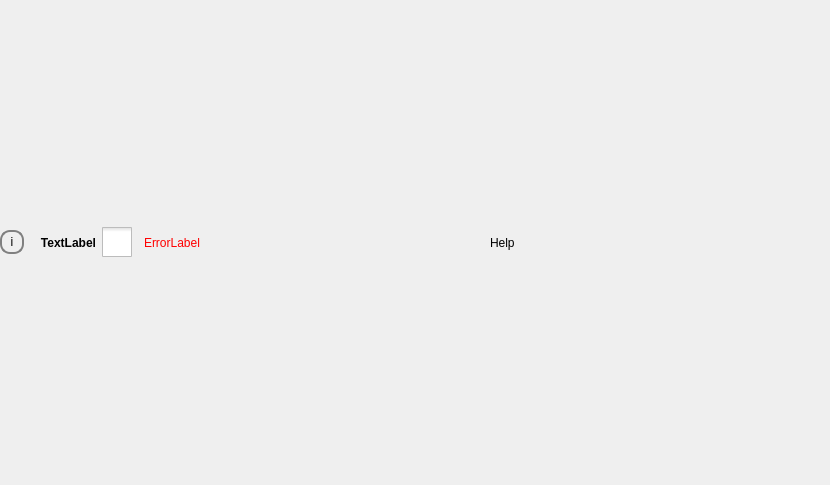
<?xml version="1.0" encoding="UTF-8"?>
<ui version="4.0">
 <class>Form</class>
 <widget class="QWidget" name="Form">
  <property name="geometry">
   <rect>
    <x>0</x>
    <y>0</y>
    <width>830</width>
    <height>485</height>
   </rect>
  </property>
  <property name="maximumSize">
   <size>
    <width>16777215</width>
    <height>16777215</height>
   </size>
  </property>
  <property name="windowTitle">
   <string>Form</string>
  </property>
  <layout class="QGridLayout" name="gridLayout">
   <property name="leftMargin">
    <number>0</number>
   </property>
   <property name="topMargin">
    <number>20</number>
   </property>
   <property name="rightMargin">
    <number>0</number>
   </property>
   <property name="bottomMargin">
    <number>20</number>
   </property>
   <item row="0" column="0">
    <layout class="QHBoxLayout" name="horizontalLayout_3">
     <item>
      <widget class="QPushButton" name="lfbTextFieldDescriptionBtn">
       <property name="sizePolicy">
        <sizepolicy hsizetype="Fixed" vsizetype="Fixed">
         <horstretch>0</horstretch>
         <verstretch>0</verstretch>
        </sizepolicy>
       </property>
       <property name="styleSheet">
        <string notr="true">QPushButton{
	border: 2px solid gray;
	border-radius: 10px;
	width: 20px;
	height: 20px;
	margin-right: 10px;
}</string>
       </property>
       <property name="text">
        <string>i</string>
       </property>
      </widget>
     </item>
     <item>
      <widget class="QLabel" name="lfbTextFieldLabel">
       <property name="sizePolicy">
        <sizepolicy hsizetype="Fixed" vsizetype="Preferred">
         <horstretch>0</horstretch>
         <verstretch>0</verstretch>
        </sizepolicy>
       </property>
       <property name="font">
        <font>
         <weight>75</weight>
         <bold>true</bold>
         <underline>false</underline>
        </font>
       </property>
       <property name="layoutDirection">
        <enum>Qt::LeftToRight</enum>
       </property>
       <property name="text">
        <string>TextLabel</string>
       </property>
       <property name="alignment">
        <set>Qt::AlignRight|Qt::AlignTrailing|Qt::AlignVCenter</set>
       </property>
      </widget>
     </item>
     <item>
      <widget class="QCheckBox" name="lfbCheckBox">
       <property name="sizePolicy">
        <sizepolicy hsizetype="Fixed" vsizetype="Fixed">
         <horstretch>0</horstretch>
         <verstretch>0</verstretch>
        </sizepolicy>
       </property>
       <property name="font">
        <font>
         <pointsize>20</pointsize>
        </font>
       </property>
       <property name="styleSheet">
        <string notr="true">QCheckBox::indicator {
     width: 30px;
     height: 30px;
 }</string>
       </property>
       <property name="text">
        <string/>
       </property>
       <property name="iconSize">
        <size>
         <width>25</width>
         <height>25</height>
        </size>
       </property>
      </widget>
     </item>
     <item>
      <widget class="QLabel" name="lfbTextFieldError">
       <property name="styleSheet">
        <string notr="true">color: red;</string>
       </property>
       <property name="text">
        <string>ErrorLabel</string>
       </property>
      </widget>
     </item>
     <item>
      <widget class="QLabel" name="lfbTextFieldHelp">
       <property name="text">
        <string>Help</string>
       </property>
      </widget>
     </item>
    </layout>
   </item>
  </layout>
 </widget>
 <resources/>
 <connections/>
</ui>
